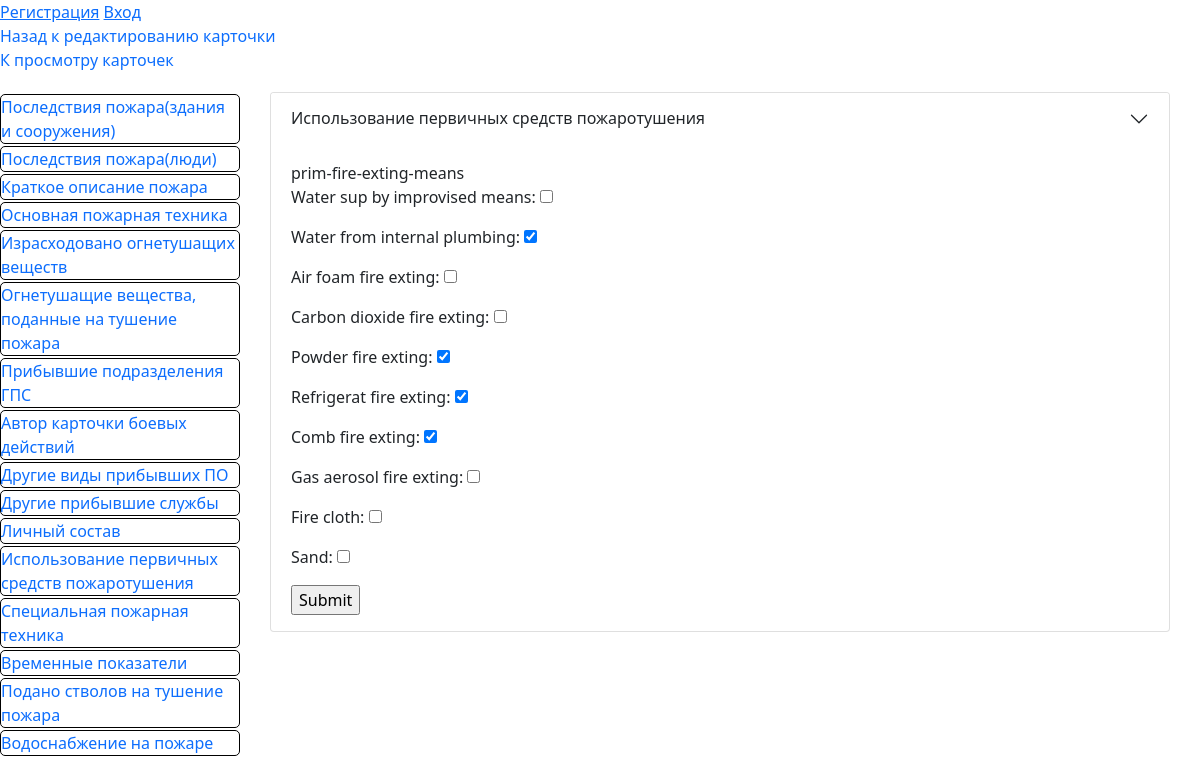
Screenshot of /card/1/prim-fire-exting-means with the database file from the repository.
### fire/models.py (models this page shows)
class PrimFireExtingMeans(models.Model):
    card_id = models.OneToOneField(
        GeneralData, on_delete=models.CASCADE, primary_key=True
    )
    water_sup_by_improvised_means = models.BooleanField(null=False, blank=False)
    water_from_internal_plumbing = models.BooleanField(null=False, blank=False)
    air_foam_fire_exting = models.BooleanField(null=False, blank=False)
    carbon_dioxide_fire_exting = models.BooleanField(null=False, blank=False)
    powder_fire_exting = models.BooleanField(null=False, blank=False)
    refrigerat_fire_exting = models.BooleanField(null=False, blank=False)
    comb_fire_exting = models.BooleanField(null=False, blank=False)
    gas_aerosol_fire_exting = models.BooleanField(null=False, blank=False)
    fire_cloth = models.BooleanField(null=False, blank=False)
    sand = models.BooleanField(null=False, blank=False)

### fire/views.py (the view)
# urls.py: path('card/<int:card_id>/prim-fire-exting-means', views.prim_fire_exting_means, name="prim-fire-exting-means"),
def prim_fire_exting_means(request, card_id):
    gd = get_object_or_404(GeneralData, card_id=card_id)
    primfireextingmeans = getattr(gd, "primfireextingmeans", None)
    if request.method == "POST":
        form = PrimFireExtingMeansForm(
            data=request.POST, initial={"card_id": gd}, instance=primfireextingmeans
        )
        if form.is_valid():
            new_primfireextingmeans = form.save(commit=False)
            if primfireextingmeans is None:
                new_primfireextingmeans.card_id = gd
            new_primfireextingmeans.save()
            return HttpResponseRedirect(
                resolve_url("prim-fire-exting-means", card_id=card_id)
            )
        else:
            return render(
                request,
                "prim_fire_exting_means.html",
                context={"form": form, "card_id": card_id},
            )
    else:
        form = PrimFireExtingMeansForm(instance=primfireextingmeans)
    return render(
        request,
        "prim_fire_exting_means.html",
        context={"form": form, "card_id": card_id},
    )

### fire/forms.py
class PrimFireExtingMeansForm(ModelForm):
    class Meta:
        model = PrimFireExtingMeans
        exclude = [
            "card_id",
        ]

### fire/templates/prim_fire_exting_means.html (shortened to what this page needs)
{% extends 'base_card.html' %}
{% block card_info %}
<div class="accordion-item">
    <h2 class="accordion-header" id="panelsStayOpen-headingEleven">
      <button
        class="accordion-button collapsed"
        type="button"
      >
        Использование первичных средств пожаротушения
      </button>
    </h2>
    <div
      id="panelsStayOpen-collapseEleven"
    >
      <div class="accordion-body">
        prim-fire-exting-means
        <form
          action={% url 'prim-fire-exting-means' card_id %} method="POST">
          {{ form.as_p }}
          <input type="submit" value="Submit">
        </form>
      </div>
    </div>
  </div>
  {% endblock card_info %}

### fire/static/main_style.css (style rules this page uses)
* { font-family: Noto Sans, sans-serif !important; }

### fire/static/style.css (style rules this page uses)
* { font-family: Noto Sans, sans-serif !important; }

### rows the page displays
PrimFireExtingMeans: water_from_internal_plumbing "☑", powder_fire_exting "☑", refrigerat_fire_exting "☑", comb_fire_exting "☑"
